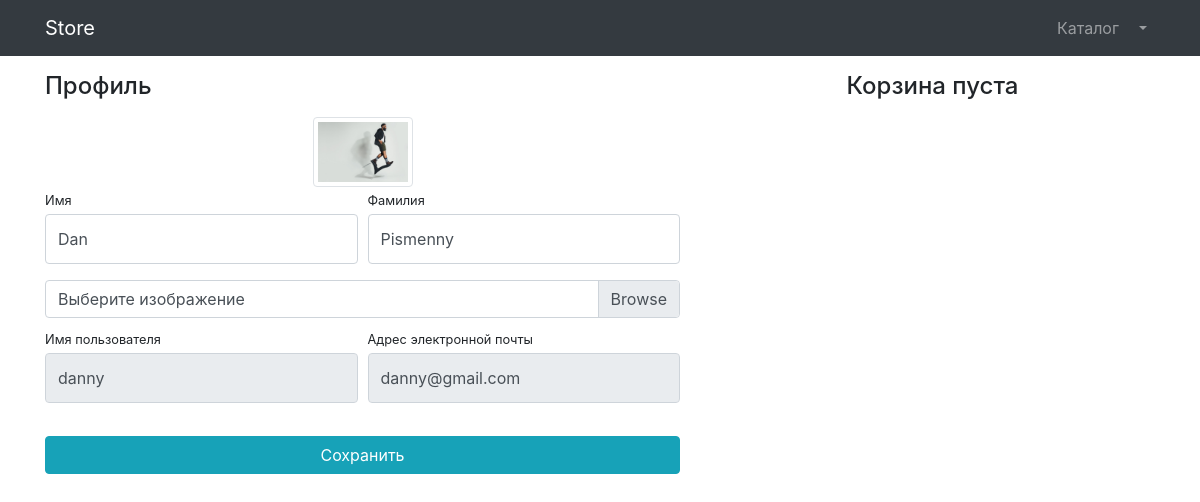
Page /users/profile/2/ (signed in) on the earlier database version.
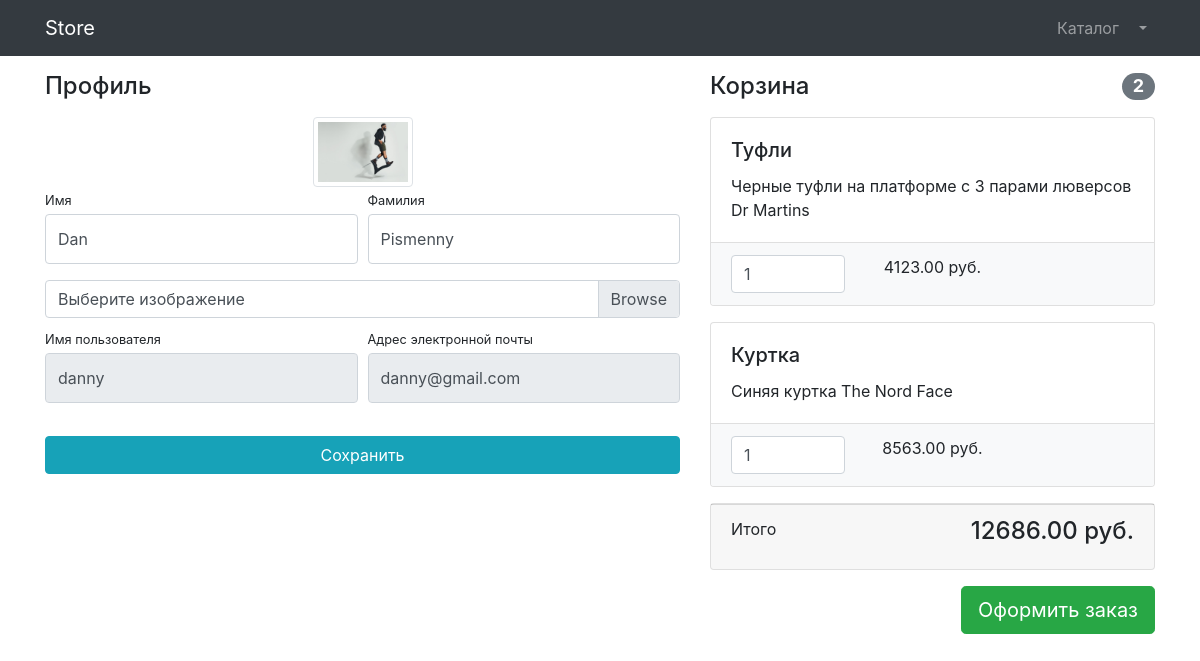
Same page on the later database version.
### users/models.py (models this page shows)
class User(AbstractUser):
    image = models.ImageField(upload_to='users_images', null=True, blank=True)
    is_verified_email = models.BooleanField(default=False)

### products/models.py (models this page shows, shortened)
class Basket(models.Model):
    user = models.ForeignKey(to=User, on_delete=models.CASCADE)
    product = models.ForeignKey(to=Product, on_delete=models.CASCADE)
    quantity = models.PositiveSmallIntegerField(default=0)
    created_timestamp = models.DateTimeField(auto_now_add=True)
    objects = BasketQuerySet.as_manager()
    def sum(self):
        return self.product.price * self.quantity

class Product(models.Model):
    name = models.CharField(max_length=256)
    description = models.TextField(blank=True, null=True)
    price = models.DecimalField(max_digits=6, decimal_places=2)
    quantity = models.PositiveIntegerField(default=0)
    image = models.ImageField(upload_to='products_images')
    category = models.ForeignKey(to=ProductCategory, on_delete = models.CASCADE)
    class Meta:
            verbose_name = 'продукт'
            verbose_name_plural = 'продукты'

### users/views.py (the view, shortened to what this page needs)
# urls.py: path('profile/<int:pk>/', login_required(UserProfileView.as_view()), name='profile'),
class UserProfileView(TitleMixin, UpdateView):
    model = User
    form_class = UserProfileForm
    template_name = 'users/profile.html'
    title = 'Store - Личный кабинет'

### users/forms.py
class UserProfileForm(UserChangeForm):
    first_name = forms.CharField(widget=forms.TextInput(attrs={'class': 'form-control py-4'}))
    last_name = forms.CharField(widget=forms.TextInput(attrs={'class': 'form-control py-4'}))
    image = forms.ImageField(widget=forms.FileInput(attrs={'class': 'custom-file-input'}), required=False)
    username = forms.CharField(widget=forms.TextInput(attrs={'class': 'form-control py-4', 'readonly': True}))
    email = forms.CharField(widget=forms.TextInput(attrs={'class': 'form-control py-4', 'readonly': True}))
    class Meta:
        model = User
        fields = ('first_name', 'last_name', 'image', 'username', 'email')

### common/views.py (called while the page is built)
    def get_context_data(self, **kwargs):
        context = super(TitleMixin, self).get_context_data(**kwargs)
        context["title"] = self.title
        return context

### products/context_processors.py (called while the page is built)
def baskets(request):
    user = request.user
    return {'baskets': Basket.objects.filter(user=user) if user.is_authenticated else []}

### products/models.py (called while the page is built)
    def total_sum(self):
        return sum(basket.sum() for basket in self)

    def total_quantity(self):
            return sum(basket.quantity for basket in self)

### users/templates/users/profile.html (shortened to what this page needs)
{% extends "products/base.html" %}
{% load static %}
{% block css %}
    <link href="{% static "vendor/css/profile.css" %}" rel="stylesheet">
{% endblock  %}
{% block content %}
    <div class="container">
        <div class="row">
            <div class="col-lg-7">
                <h4 class="mt-3 mb-3">Профиль</h4>
                <div class="col-lg-12 text-center">
                    <img width="100" height="100"
                        src="{% if user.image %} {{user.image.url}} {% else %} {% static "vendor/img/users/default_avatar.jpg" %} {% endif %}"
                        class="img-thumbnail">
                </div>
                <form action="{% url "users:profile" user.id %}" method='post' enctype="multipart/form-data">
                    <div class="form-row">
                        <div class="col-lg-6">
                            <div class="form-group">
                                <label class="small mb-1" for="{{ form.first_name.id_for_label }}">Имя</label>
                                {{ form.first_name }}
                            </div>
                        </div>
                        <div class="col-lg-6">
                            <div class="form-group">
                                <label class="small mb-1" for="{{ form.last_name.id_for_label }}">Фамилия</label>
                                {{ form.last_name }}
                            </div>
                        </div>
                    </div>
                    <div class="form-row mb-2">
                        <div class="col-lg-12">
                            <div class="custom-file">
                                <label class="custom-file-label" for="{{ form.image.id_for_label }}">Выберите изображение</label>
                            </div>
                        </div>
                    </div>
                    <div class="form-row">
                        <div class="col-lg-6">
                            <label class="small mb-1" for="{{ form.username.id_for_label }}">Имя пользователя</label>
                            {{ form.username }}
                        </div>
                        <div class="col-lg-6">
                            <label class="small mb-1" for="{{ form.email.id_for_label }}">Адрес электронной почты</label>
                                {{ form.email }}
                        </div>
                    </div>
                    <div class="form-row">
                        <div class="col-lg-12" style="margin-top: 33px;">
                            <input class="btn btn-info btn-block" type="submit" value="Сохранить">
                        </div>
                    </div>
                </form>
            </div>
            <div class="col-lg-5">
                {% include "products/baskets.html" %}
            </div>
        </div>
    </div>
{% endblock  %}

### products/templates/products/base.html (shortened to what this page needs)
{% load static %}
<!DOCTYPE html>
<html lang="ru">
<head>
    <link href="{% static "vendor/bootstrap/css/bootstrap.min.css" %} " rel="stylesheet">
    {% block css %}{% endblock  %}
</head>
<body>
<nav class="navbar navbar-expand-lg navbar-dark bg-dark fixed-top">
    <div class="container">
        <a class="navbar-brand" href="{% url "index" %}">Store</a>
        <div class="collapse navbar-collapse" id="navbarResponsive">
            <ul class="navbar-nav ml-auto">
                <li class="nav-item">
                    <a class="nav-link" href="{% url "products:index" %}">Каталог  </a>
                </li>
                {% if user.is_authenticated == False %}
                    <li class="nav-item">
                        <a class="nav-link" href="{% url "users:login" %}">Войти <i class="fas fa-sign-in-alt"></i></a>
                    </li>
                {% else %}
                    <li class="nav-item dropdown">
                        <a class="nav-link dropdown-toggle" href="#" id="navbarDropdown" role="button"
                            data-bs-toggle="dropdown" aria-expanded="false">
                        </a>
                    </li>
                {% endif %}
            </ul>
        </div>
    </div>
</nav>
{% block content %}{% endblock  %}
</body>
</html>

### products/templates/products/baskets.html (shortened to what this page needs)
{% load static %}
{% if baskets %}
    <h4 class="mt-3 mb-3 d-flex justify-content-between align-items-center mb-3">
        Корзина <span class="badge badge-secondary badge-pill">{{ baskets.total_quantity }}</span>
    </h4>
    {% for basket in baskets %}
    <div class="card mb-3">
        <div class="card-body">
            <h5 class="card-title">{{ basket.product.name }}</h5>
            <p class="card-text">{{ basket.product.description }}</p>
        </div>
        <ul class="list-group list-group-flush">
            <li class="list-group-item bg-light">
                <div class="row text-center">
                    <div class="col-lg-4">
                        <input name="basketID" type="number" class="form-control"
                        value="{{ basket.quantity }}" min="0">
                    </div>
                    <div class="col-lg-4">{{ basket.sum }} руб.</div>
                    <div class="col-lg-4">
                    </div>
                </div>
            </li>
        </ul>
    </div>
    {% endfor %}
    <div class="card mb-3">
        <div class="card-footer">
            <p class="float-left">Итого</p>
            <h4 class="float-right">{{ baskets.total_sum }} руб.</h4>
        </div>
    </div>
    <a class="btn btn-success btn-lg float-right" href="../orders/order-create.html">
        Оформить заказ
    </a>
{% else %}
<h4 class="mt-3 mb-3 text-center">
    Корзина пуста
</h4>
{% endif %}

Differences in the rows shown:
added Basket: total_quantity "2", product.name "Туфли", product.description "Черные туфли на платформе с 3 парами люверсов Dr Martins", basketID "1", sum "4123.00", total_sum "12686.00"
added Basket: product.name "Куртка", product.description "Синяя куртка The Nord Face", basketID "1", sum "8563.00"
Other differences:
text no longer shown: "Корзина пуста"
text now shown: "Корзина Итого руб. Оформить заказ"
